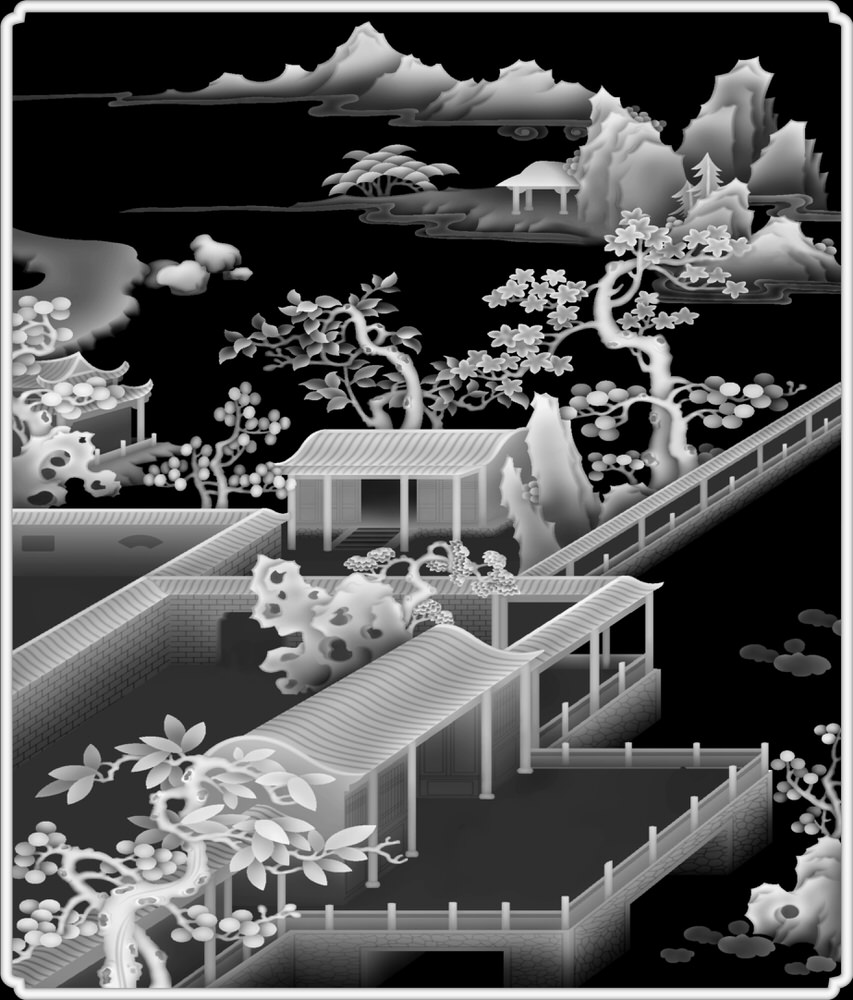
#> input picture neuralNetworks/grayscale.jpg, 853 x 1000 px
$ python convolution.py
#> lines starting #> are read from the running program, lines starting #| are printed output that depends on the picture
import numpy as np
from PIL import Image
import matplotlib.pyplot as plt
from scipy.signal import convolve2d

#https://en.wikipedia.org/wiki/Kernel_(image_processing)
kernel = [
    [[0,-1,0],[-1,5,-1],[0,-1,0]],
    [[0,0,0],[0,1,0],[0,0,0]],
    [[-1,-1,-1],[-1,8,-1],[-1,-1,-1]],
][0]

#Open the image, and turn it into a grayscale (1 channel) 8-bit image
img = Image.open('grayscale.jpg').convert('L')
#> img is the input picture: PIL image 853x1000 L; min 0, max 255, mean 87.1
plt.imshow(img, cmap="gray")
plt.show()

convolved = convolve2d(img, kernel)
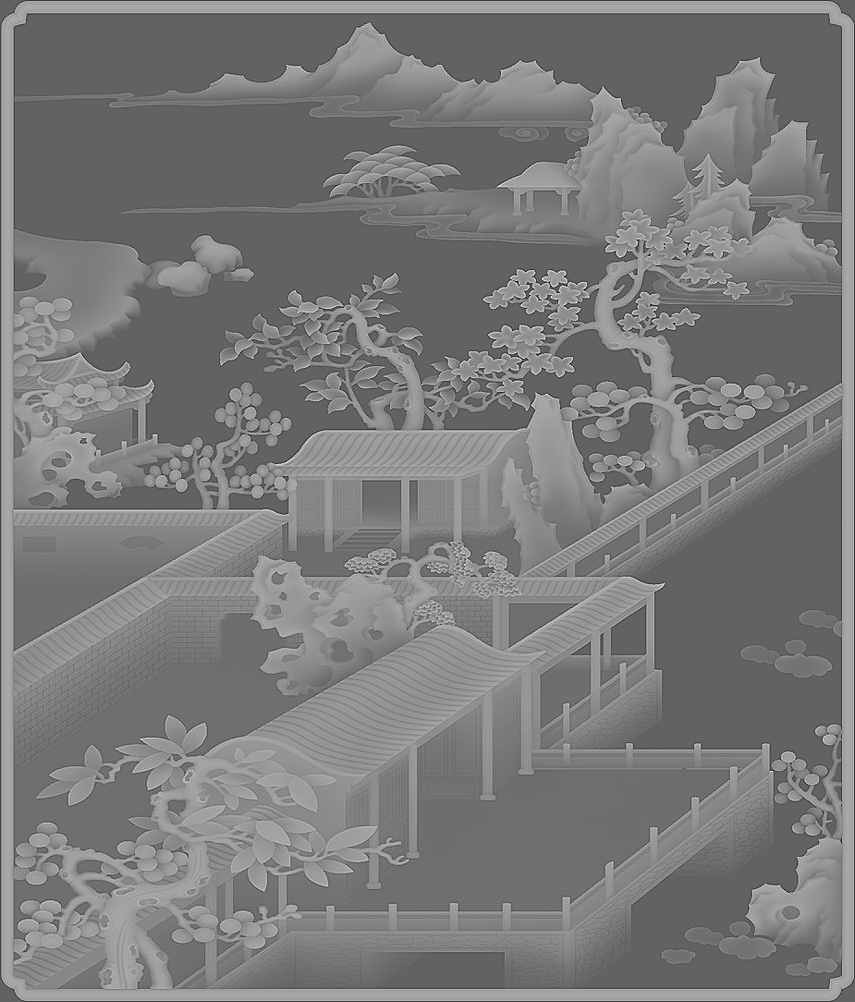
#> convolved: shape (1002, 855) int64; min -355, max 564, mean 86.7; drawn with min black and max white
plt.imshow(convolved, cmap="gray")
plt.show()
